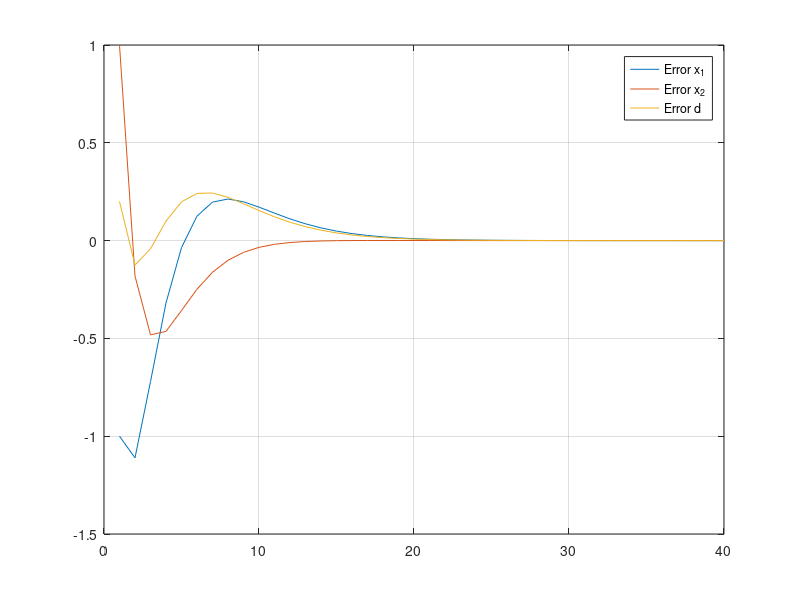

Here is the MATLAB script that generated this plot: (Note: this script raises an error after producing the figure.)
%%%%%%%%%%%%%%%%%%%%%%%%%%%%%%%%%%%%%%%%%%%%%%%%%%%%%%%%%%%%%%%%%%%%%
%
%            Model Predictive Control - Exercise 5
%              EPFL - Spring semester 2017 - 
%
%            Huber Lukas - Zgraggen Jannik
%
%%%%%%%%%%%%%%%%%%%%%%%%%%%%%%%%%%%%%%%%%%%%%%%%%%%%%%%%%%%%%%%%%%%%%%
clear variables;
addpath(genpath('../tbxmanager'))

%% System initialization
close all; clc;

A = [0.7115, -0.4345; 0.4345, 0.8853];
B = [0.2173; 0.0573];

C = [0, 1];
%D = d

% Augmented system
B_d = zeros(2,1);
C_d = [1];

A_augm = [A,B_d;zeros(1,2),1];
B_augm = [B;0];
C_augm = [C, 1];

L = (place(A_augm',-C_augm',[0.5,0.6,0.7]))'; % Why positiv?!


% Initial Estimation
x0_est = [3;0];
d_est = [0];

%Initial Conditions - Real system
x0_r = [2;1];
d_r = 0.2;



%% Exercise 1 - Observer Design
close all;

% Error
deltaX = [x0_r-x0_est];
deltaD = [d_r-d_est];

obsError = [deltaX; deltaD];

MAXITER = 40;
for i = 2:MAXITER
    obsError(:,i) = (A_augm + L *C_augm)*obsError(:,i-1);
end

figure('Position',[0 0 1000 600]); grid on;
plot(obsError(1,:)); hold on; grid on; 
plot(obsError(2,:));  
plot(obsError(3,:)); 
legend('Error x_1','Error x_2', 'Error d')

%% Exercise 2 - ..


%% Exercise 3 - Controller Design
close all;
%%%% TODO! P etc.


% Constraints
m = [3; 3];             %Input constraint
M = [1; -1];            %Input constraint


% Weights Controler that is able to track constant output reference
Q = eye(size(A,1));
R = 1;

N =5; % Horizon length

% LQR gain
sys = LTISystem('A',A,'B',B);

sys.u.min = -m(1);
sys.u.max = m(2);

sys.x.penalty = QuadFunction(Q);
sys.u.penalty = QuadFunction(R);

LQRGarin = sys.LQRGain;
LQRPenalty = sys.LQRPenalty.weight;
LQRSet = sys.LQRSet;
Ff=LQRSet.A;
ff=LQRSet.b;
Qf=LQRPenalty;  

% for i=2:MAXITER
%    %u_r(i)= -K*y_r(i-1);
%    x0_r(:,i)= A*x0_r(:,i-1)+B(i)*u_r(i);
%    y_r(i)=C*x0_r(:,i)+d_r;
%    
% end

% Define optimization variables
x = sdpvar(2,N,'full');
u_r = sdpvar(1,N,'full');

% Define constraints and objective
con = [];
obj = 0;
%con = [con, x(:,1) == x0];
for i = 1:N-1      
    con = [con, x(:,i+1) == A*x(:,i) + B*u_r(:,i)]; % System dynamics
    con = [con, M*u_r(:,i) <= m];                   % Input constraints
    obj = obj + x(:,i)'*Q*x(:,i) + u_r(:,i)'*R*u_r(:,i); % Cost function
end
obj = obj + x(:,N)'*Qf*x(:,N);      % Terminal weight

% Compile the matrices
opt = sdpsettings;
opt.solver = 'quadprog';
opt.quadprog.TolCon = 1e-16;

 %opt = sdpsettings('solver','sedumi','verbose',0); % choosing the solver
ctrl = optimizer(con, obj, opt, x(:,1), u_r(:,1));


% Initial conditions
xi = x0_est; % try to controll estimation

xd_est = [x0_est; d_est]
y_est = [C*xd_est(1:2,1)+d_est]; 

% Real conditions
y_r = [0];
u_r = [0];

x_r = [x0_r];
y_r = [C*xi+d_r];


t = [0];

MAXITER = 100; tolX = 1e-8;
% Can now compute the optimal control input using
for i = 2:MAXITER
    [u_opt,infeasible] = ctrl{xi};
    
    if(infeasible); fprintf('Problem infeasible at i=%d \n',i); break; end;
    
    u_r(i) = u_opt;
    t(i) = i;
    
    % Real sytem
    x_r(:,i) = A*x_r(:,i-1) + B*u_opt;
    y_r(i) = C*x_r(:,1)+d_r;
        
    % Estimated system
%    xdA= A_augm*xd_est(:,i-1)
%    xdB = B_augm*u_opt
%    xdL = L*(C*xd_est(1:2,i-1) + C_d*u_opt - y_r(i-1))
    xd_est(:,i) = [A_augm*xd_est(:,i-1)+B_augm*u_opt ...
                  + L*(C*xd_est(1:2,i-1) + C_d*u_opt - y_r(i-1))];

    %y_est(i) = C*xd_est(1:2,i)+d_est
    
    xi = xd_est(1:2,i);
                
        
    if(norm(xd_est(1:2,i)-xd_est(1:2,i-1)) < tolX);
        fprintf('System converged at after %d steps. \n',i);
        break
    end
end

%x_val = [x_val, xi]; % save current values 
%t_val = [t_val, i];

%
close all;

figure('Position',[0 0 1000 600]);
plot(xd_est(1,:),xd_est(2,:),'b-*');
grid on; hold on;
plot(x_r(1,:),x_r(2,:),'-*');
legend('Estimation','Real System')
xlabel('x_1'), ylabel('x_2')        


figure('Position',[0 0 1000 600]); grid on;
plot(u_r); hold on; grid on; 
plot(y_r);
legend('u(t)','y(t)')
        


%%
close all;
%for i=2:MAXITER
%    %u(i) = 
%     x0_est(:,i)= A_augm*x0_est(:,i-1)+L*((C*x0_est([1 2],i-1))+C_d*x0_est(3,i-1)-y(i-1));
%    y(i) = C*x0_est([1,2],i)+C_d*x0_est(3,i);
%    
% end

% figure('Position',[0,0,600,800])
% hold on
% plot(x0_r(1,:),x0_r(2,:),'-*');
% plot(x0_est(1,:),x0_est(2,:),'-o');
% xlabel('x_1'),ylabel('x_2')
% legend('System','Estimation')
% print('EstimationX1X2','-dpng')
% 
% figure('Position',[0,0,600,800])
% plot([1:length(y)],y,[1:length(y)],y_r)
% xlabel('Step n'), ylabel('y')
% legend('y','y_r')
% % We did not get rid of the disturbance



%% 
fprintf('Programm terminated. \n')